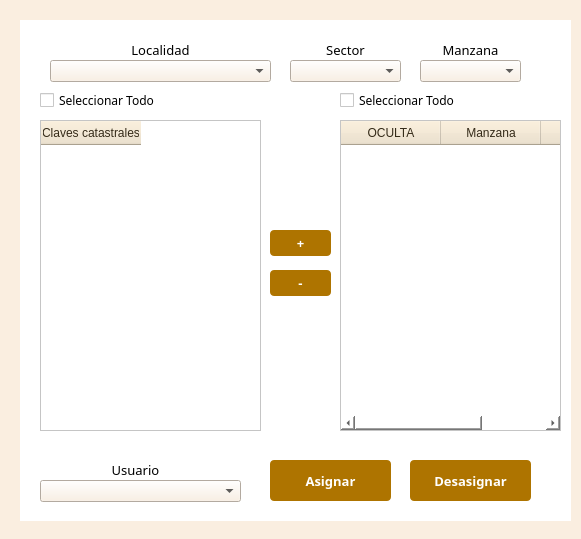
<?xml version="1.0" encoding="UTF-8"?>
<ui version="4.0">
 <class>AsignacionRevision</class>
 <widget class="QDialog" name="AsignacionRevision">
  <property name="geometry">
   <rect>
    <x>0</x>
    <y>0</y>
    <width>581</width>
    <height>539</height>
   </rect>
  </property>
  <property name="minimumSize">
   <size>
    <width>580</width>
    <height>539</height>
   </size>
  </property>
  <property name="maximumSize">
   <size>
    <width>581</width>
    <height>540</height>
   </size>
  </property>
  <property name="windowTitle">
   <string>AsignacionRevision</string>
  </property>
  <property name="styleSheet">
   <string notr="true">QDialog{
background : rgb(250,238,224);
}</string>
  </property>
  <widget class="QWidget" name="widget" native="true">
   <property name="geometry">
    <rect>
     <x>20</x>
     <y>20</y>
     <width>551</width>
     <height>501</height>
    </rect>
   </property>
   <property name="styleSheet">
    <string notr="true">QWidget{
background : rgb(255,255,255);
}</string>
   </property>
   <widget class="QLabel" name="label_4">
    <property name="geometry">
     <rect>
      <x>400</x>
      <y>20</y>
      <width>101</width>
      <height>20</height>
     </rect>
    </property>
    <property name="font">
     <font>
      <family>Century Gothic</family>
      <pointsize>10</pointsize>
     </font>
    </property>
    <property name="text">
     <string>&lt;html&gt;&lt;head/&gt;&lt;body&gt;&lt;p align=&quot;center&quot;&gt;Manzana&lt;/p&gt;&lt;/body&gt;&lt;/html&gt;</string>
    </property>
   </widget>
   <widget class="QLabel" name="label_2">
    <property name="geometry">
     <rect>
      <x>30</x>
      <y>20</y>
      <width>221</width>
      <height>20</height>
     </rect>
    </property>
    <property name="font">
     <font>
      <family>Century Gothic</family>
      <pointsize>10</pointsize>
     </font>
    </property>
    <property name="text">
     <string>&lt;html&gt;&lt;head/&gt;&lt;body&gt;&lt;p align=&quot;center&quot;&gt;Localidad&lt;/p&gt;&lt;/body&gt;&lt;/html&gt;</string>
    </property>
   </widget>
   <widget class="QLabel" name="label_3">
    <property name="geometry">
     <rect>
      <x>270</x>
      <y>20</y>
      <width>111</width>
      <height>20</height>
     </rect>
    </property>
    <property name="font">
     <font>
      <family>Century Gothic</family>
      <pointsize>10</pointsize>
     </font>
    </property>
    <property name="text">
     <string>&lt;html&gt;&lt;head/&gt;&lt;body&gt;&lt;p align=&quot;center&quot;&gt;Sector&lt;/p&gt;&lt;/body&gt;&lt;/html&gt;</string>
    </property>
   </widget>
   <widget class="QComboBox" name="cmbManzana">
    <property name="geometry">
     <rect>
      <x>400</x>
      <y>40</y>
      <width>101</width>
      <height>22</height>
     </rect>
    </property>
    <property name="styleSheet">
     <string notr="true">QComboBox QAbstractItemView::item { min-height: 25; font-family: &quot;Century Gothic&quot;;}
QListView{color: black ; font-size: 16px; outline:none; font-weight:bold; font-family: &quot;Century Gothic&quot;;}
QListView::item:selected { color: white; background-color:  rgb(250,238,224); font-family: &quot;Century Gothic&quot;;}
QComboBox{
background : rgb(250,238,224);
}</string>
    </property>
   </widget>
   <widget class="QComboBox" name="cmbSector">
    <property name="geometry">
     <rect>
      <x>270</x>
      <y>40</y>
      <width>111</width>
      <height>22</height>
     </rect>
    </property>
    <property name="styleSheet">
     <string notr="true">QComboBox QAbstractItemView::item { min-height: 25; font-family: &quot;Century Gothic&quot;;}
QListView{color: black ; font-size: 16px; outline:none; font-weight:bold; font-family: &quot;Century Gothic&quot;;}
QListView::item:selected { color: white; background-color:  rgb(250,238,224); font-family: &quot;Century Gothic&quot;;}
QComboBox{
background : rgb(250,238,224);
}</string>
    </property>
   </widget>
   <widget class="QComboBox" name="cmbLocalidad">
    <property name="geometry">
     <rect>
      <x>30</x>
      <y>40</y>
      <width>221</width>
      <height>22</height>
     </rect>
    </property>
    <property name="styleSheet">
     <string notr="true">QComboBox QAbstractItemView::item { min-height: 25; font-family: &quot;Century Gothic&quot;;}
QListView{color: black ; font-size: 16px; outline:none; font-weight:bold; font-family: &quot;Century Gothic&quot;;}
QListView::item:selected { color: white; background-color:  rgb(250,238,224); font-family: &quot;Century Gothic&quot;;}
QComboBox{
background : rgb(250,238,224);
}</string>
    </property>
   </widget>
   <widget class="QPushButton" name="btnAsignar">
    <property name="geometry">
     <rect>
      <x>250</x>
      <y>440</y>
      <width>121</width>
      <height>41</height>
     </rect>
    </property>
    <property name="font">
     <font>
      <family>Century Gothic</family>
      <pointsize>10</pointsize>
      <weight>75</weight>
      <bold>true</bold>
     </font>
    </property>
    <property name="styleSheet">
     <string notr="true">QPushButton{
background : rgb(174, 116, 0);
color : rgb(255, 255, 255);
border-radius : 4px;
}
QPushButton::hover{
background : rgb(104, 69, 13);
color : rgb(255, 255, 255);
border-radius : 4px;
}
QPushButton:disabled {
background: rgb(217, 217, 217)
}</string>
    </property>
    <property name="text">
     <string>Asignar</string>
    </property>
   </widget>
   <widget class="QCheckBox" name="chkTodoMazPred">
    <property name="geometry">
     <rect>
      <x>320</x>
      <y>70</y>
      <width>211</width>
      <height>20</height>
     </rect>
    </property>
    <property name="font">
     <font>
      <family>Century Gothic</family>
     </font>
    </property>
    <property name="text">
     <string>Seleccionar Todo</string>
    </property>
   </widget>
   <widget class="QLabel" name="lblUsuario_2">
    <property name="geometry">
     <rect>
      <x>20</x>
      <y>440</y>
      <width>191</width>
      <height>20</height>
     </rect>
    </property>
    <property name="font">
     <font>
      <family>Century Gothic</family>
      <pointsize>10</pointsize>
     </font>
    </property>
    <property name="text">
     <string>&lt;html&gt;&lt;head/&gt;&lt;body&gt;&lt;p align=&quot;center&quot;&gt;Usuario&lt;/p&gt;&lt;/body&gt;&lt;/html&gt;</string>
    </property>
   </widget>
   <widget class="QCheckBox" name="chkTodoClaves">
    <property name="geometry">
     <rect>
      <x>20</x>
      <y>70</y>
      <width>211</width>
      <height>20</height>
     </rect>
    </property>
    <property name="font">
     <font>
      <family>Century Gothic</family>
     </font>
    </property>
    <property name="text">
     <string>Seleccionar Todo</string>
    </property>
   </widget>
   <widget class="QTableWidget" name="tablaMazPred">
    <property name="geometry">
     <rect>
      <x>320</x>
      <y>100</y>
      <width>221</width>
      <height>311</height>
     </rect>
    </property>
    <property name="font">
     <font>
      <family>Century Gothic</family>
     </font>
    </property>
    <property name="styleSheet">
     <string notr="true">QHeaderView::section
{
background-color: rgb(238,225,200);
color : rgb(52, 42, 24 );
text-align: right;
font-size:12px;
height:24px
}</string>
    </property>
    <column>
     <property name="text">
      <string>OCULTA</string>
     </property>
    </column>
    <column>
     <property name="text">
      <string>Manzana</string>
     </property>
    </column>
    <column>
     <property name="text">
      <string>Predio</string>
     </property>
    </column>
   </widget>
   <widget class="QTableWidget" name="tablaClaves">
    <property name="geometry">
     <rect>
      <x>20</x>
      <y>100</y>
      <width>221</width>
      <height>311</height>
     </rect>
    </property>
    <property name="font">
     <font>
      <family>Century Gothic</family>
     </font>
    </property>
    <property name="styleSheet">
     <string notr="true">QHeaderView::section
{
background-color: rgb(238,225,200);
color : rgb(52, 42, 24 );
text-align: right;
font-size:12px;
height:24px
}</string>
    </property>
    <column>
     <property name="text">
      <string>Claves catastrales</string>
     </property>
    </column>
   </widget>
   <widget class="QPushButton" name="btnLiberarAsig">
    <property name="geometry">
     <rect>
      <x>390</x>
      <y>440</y>
      <width>121</width>
      <height>41</height>
     </rect>
    </property>
    <property name="font">
     <font>
      <family>Century Gothic</family>
      <pointsize>10</pointsize>
      <weight>75</weight>
      <bold>true</bold>
     </font>
    </property>
    <property name="styleSheet">
     <string notr="true">QPushButton{
background : rgb(174, 116, 0);
color : rgb(255, 255, 255);
border-radius : 4px;
}
QPushButton::hover{
background : rgb(104, 69, 13);
color : rgb(255, 255, 255);
border-radius : 4px;
}
QPushButton:disabled {
background: rgb(217, 217, 217)
}</string>
    </property>
    <property name="text">
     <string>Desasignar</string>
    </property>
   </widget>
   <widget class="QPushButton" name="btnMas">
    <property name="geometry">
     <rect>
      <x>250</x>
      <y>210</y>
      <width>61</width>
      <height>26</height>
     </rect>
    </property>
    <property name="font">
     <font>
      <family>Century Gothic</family>
      <pointsize>10</pointsize>
      <weight>75</weight>
      <bold>true</bold>
     </font>
    </property>
    <property name="styleSheet">
     <string notr="true">QPushButton{
background : rgb(174, 116, 0);
color : rgb(255, 255, 255);
border-radius : 4px;
}
QPushButton::hover{
background : rgb(104, 69, 13);
color : rgb(255, 255, 255);
border-radius : 4px;
}
QPushButton:disabled {
background: rgb(217, 217, 217)
}</string>
    </property>
    <property name="text">
     <string>+</string>
    </property>
   </widget>
   <widget class="QPushButton" name="btnMenos">
    <property name="geometry">
     <rect>
      <x>250</x>
      <y>250</y>
      <width>61</width>
      <height>26</height>
     </rect>
    </property>
    <property name="font">
     <font>
      <family>Century Gothic</family>
      <pointsize>10</pointsize>
      <weight>75</weight>
      <bold>true</bold>
     </font>
    </property>
    <property name="styleSheet">
     <string notr="true">QPushButton{
background : rgb(174, 116, 0);
color : rgb(255, 255, 255);
border-radius : 4px;
}
QPushButton::hover{
background : rgb(104, 69, 13);
color : rgb(255, 255, 255);
border-radius : 4px;
}
QPushButton:disabled {
background: rgb(217, 217, 217)
}</string>
    </property>
    <property name="text">
     <string>-</string>
    </property>
   </widget>
   <widget class="QComboBox" name="cmbUsuario">
    <property name="geometry">
     <rect>
      <x>20</x>
      <y>460</y>
      <width>201</width>
      <height>22</height>
     </rect>
    </property>
    <property name="styleSheet">
     <string notr="true">QComboBox QAbstractItemView::item { min-height: 25; font-family: &quot;Century Gothic&quot;;}
QListView{color: black ; font-size: 16px; outline:none; font-weight:bold; font-family: &quot;Century Gothic&quot;;}
QListView::item:selected { color: white; background-color:  rgb(250,238,224); font-family: &quot;Century Gothic&quot;;}
QComboBox{
background : rgb(250,238,224);
}</string>
    </property>
   </widget>
  </widget>
 </widget>
 <resources/>
 <connections/>
</ui>
